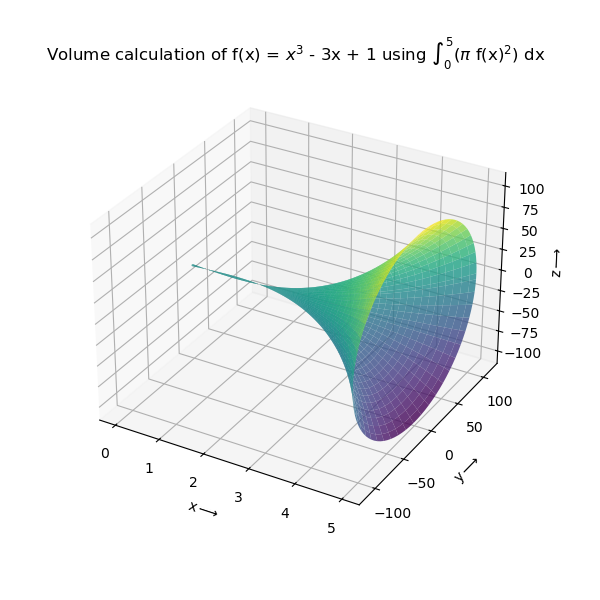

Generate this figure with Python:
# Required modules
import numpy as np
import matplotlib.pyplot as plt
from sympy import symbols, integrate, pi

# Define the function
x = symbols('x')
f = x**3 - 3*x + 1

# Compute the volume
integral = integrate(f**2, (x, 0, 5))
volume = pi * integral
print(f'Volume: {float(volume)} cubic unit')

# Plotting solid of revolution (surface)
X = np.linspace(0, 5, 250)
Y = X**3 - 3*X + 1

# Create mesh for revolution
theta = np.linspace(0, 2*np.pi, 100)
X_grid, Theta = np.meshgrid(X, theta)
Y_grid = (X_grid**3 - 3*X_grid + 1)
Z_grid = Y_grid * np.cos(Theta)
W_grid = Y_grid * np.sin(Theta)

# Plot
fig = plt.figure(figsize=(6,6))
ax = fig.add_subplot(111, projection='3d')
ax.plot_surface(X_grid, Z_grid, W_grid, cmap='viridis', alpha=0.8)

ax.set_xlabel(r'x$\longrightarrow$')
ax.set_ylabel(r'y$\longrightarrow$')
ax.set_zlabel(r'z$\longrightarrow$')
plt.title(r'Volume calculation of f(x) = $x^3$ - 3x + 1 using $\int_0^5(\pi$ f(x)$^2$) dx')
plt.show()
